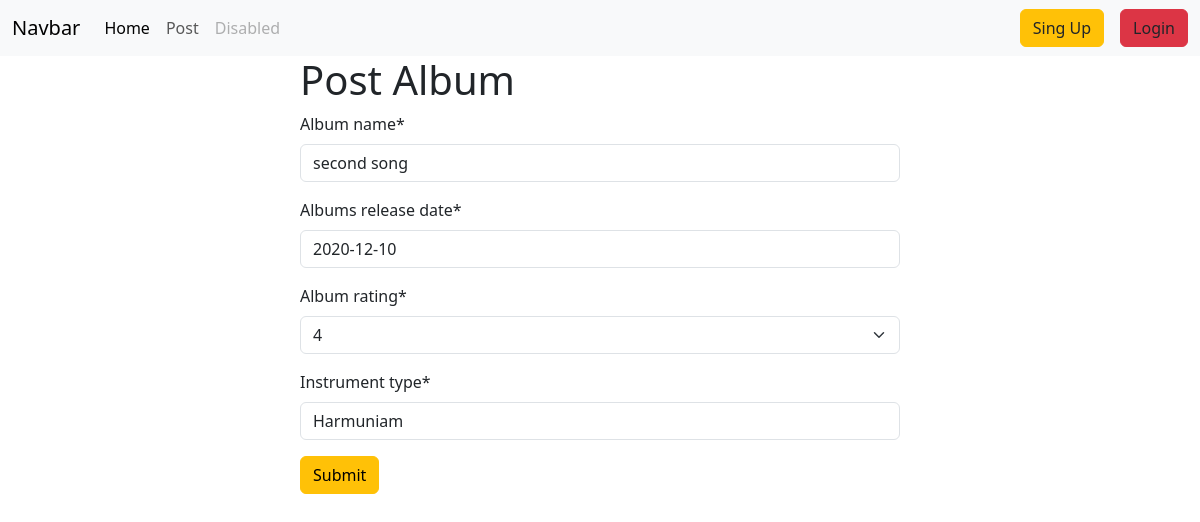
The page /edit/3 on the database its author committed.
### album/models.py (models this page shows, shortened)
class albums(models.Model):
    Album_name = models.CharField(max_length=100)
    author = models.ForeignKey(User, on_delete=models.CASCADE)
    albums_release_date = models.DateField()
    album_rating = models.CharField(max_length = 5, choices=lists)
    Instrument_type = models.CharField(max_length=50)

### album/views.py (the view)
# urls.py: path('edit/<int:id>', views.edit, name='edit'),
def edit(request, id):
    posts = models.albums.objects.get(pk=id)
    album_form = forms.albumForm(instance=posts)
    if request.method == 'POST':
        album_form = forms.albumForm(request.POST, instance=posts)
        if album_form.is_valid():
            album_form.save()
            return redirect('home')
    return render(request, 'album.html', {'form' : album_form})

### album/forms.py
class albumForm(forms.ModelForm):
    class Meta:
        model = albums
        fields = '__all__'
        exclude = ['author']

### album/templates/album.html (shortened to what this page needs)
{% extends "base.html" %}
{%  load crispy_forms_tags %}
{% block content %}
<form style="width:50% ; margin : auto" method="post">
    <h1>Post Album</h1>
    {{form|crispy}}
<button class="btn btn-warning">Submit</button>
</form>
{% endblock  %}

### rows shown on the page
albums: Album_name "second song", albums_release_date "2020-12-10", album_rating "4", Instrument_type "Harmuniam"
